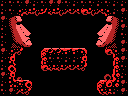

This game map was drawn from its Tiled (.tmx) file and the tilesets committed beside it. A one-line description and the full map source follow:
An orthogonal 16x12 tile map with 8x8 px tiles, 1 tile layer (Tile Layer 1) and 3 objects (2x item, 4x4-item).

<map version="1.0" orientation="orthogonal" renderorder="right-down" width="16" height="12" tilewidth="8" tileheight="8" nextobjectid="31">
 <properties>
  <property name="down" value="hole" />
 </properties>
 <tileset firstgid="1" name="tiles" tilewidth="8" tileheight="8" tilecount="256" columns="16">
  <image source="tiles.png" width="128" height="128" />
 </tileset>
 <layer name="Tile Layer 1" width="16" height="12">
  <data encoding="csv">
114,113,113,115,114,113,115,115,113,114,113,113,114,113,114,114,
114,113,141,126,250,125,126,250,127,127,122,250,127,128,114,115,
115,193,194,1,1,1,1,1,1,1,1,1,1,181,182,114,
114,209,210,211,1,1,1,1,1,1,1,1,196,197,198,115,
114,225,226,227,1,1,1,1,1,1,1,1,212,213,214,113,
114,241,242,243,1,1,1,1,1,1,1,1,228,229,230,115,
115,141,124,1,1,102,98,98,99,99,104,1,1,122,128,115,
114,119,1,1,1,116,113,113,114,114,119,1,1,1,116,115,
114,118,1,1,1,122,126,126,127,127,124,1,1,1,116,113,
115,119,131,1,1,1,1,1,1,1,1,1,1,130,117,114,
114,120,254,103,1,1,1,1,1,1,1,1,102,97,121,115,
113,115,127,124,1,1,1,1,1,1,1,1,123,126,114,115
</data>
 </layer>
 <objectgroup name="objects">
  <object id="15" type="item" x="16" y="64" width="16" height="16" />
  <object id="28" type="4x4-item" x="48" y="16" width="32" height="32" />
  <object id="29" type="item" x="96" y="64" width="16" height="16" />
 </objectgroup>
</map>
